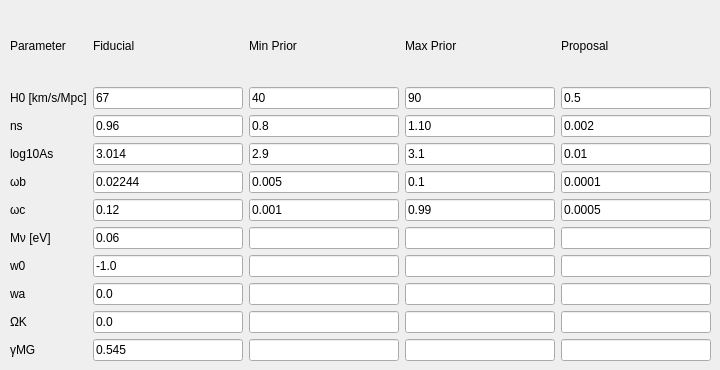
    <widget class="QWidget" name="tab_6">
     <attribute name="title">
      <string>Cosmological Parameters</string>
     </attribute>
     <widget class="QWidget" name="layoutWidget_2">
      <property name="geometry">
       <rect>
        <x>10</x>
        <y>10</y>
        <width>701</width>
        <height>351</height>
       </rect>
      </property>
      <layout class="QGridLayout" name="gridLayout_5">
       <item row="0" column="0">
        <widget class="QLabel" name="label_53">
         <property name="text">
          <string>Parameter</string>
         </property>
        </widget>
       </item>
       <item row="0" column="1">
        <widget class="QLabel" name="label_54">
         <property name="text">
          <string>Fiducial</string>
         </property>
        </widget>
       </item>
       <item row="0" column="2">
        <widget class="QLabel" name="label_55">
         <property name="text">
          <string>Min Prior</string>
         </property>
        </widget>
       </item>
       <item row="0" column="3">
        <widget class="QLabel" name="label_56">
         <property name="text">
          <string>Max Prior</string>
         </property>
        </widget>
       </item>
       <item row="0" column="4">
        <widget class="QLabel" name="label_57">
         <property name="text">
          <string>Proposal</string>
         </property>
        </widget>
       </item>
       <item row="1" column="0">
        <widget class="QLabel" name="label_13">
         <property name="text">
          <string>H0 [km/s/Mpc]</string>
         </property>
        </widget>
       </item>
       <item row="1" column="1">
        <widget class="QLineEdit" name="cosmo_h_fiducial">
         <property name="text">
          <string>67</string>
         </property>
        </widget>
       </item>
       <item row="1" column="2">
        <widget class="QLineEdit" name="cosmo_h_min">
         <property name="text">
          <string>40</string>
         </property>
        </widget>
       </item>
       <item row="1" column="3">
        <widget class="QLineEdit" name="cosmo_h_max">
         <property name="text">
          <string>90</string>
         </property>
        </widget>
       </item>
       <item row="1" column="4">
        <widget class="QLineEdit" name="cosmo_h_proposal">
         <property name="text">
          <string>0.5</string>
         </property>
        </widget>
       </item>
       <item row="2" column="0">
        <widget class="QLabel" name="label_58">
         <property name="text">
          <string>ns</string>
         </property>
        </widget>
       </item>
       <item row="2" column="1">
        <widget class="QLineEdit" name="cosmo_ns_fiducial">
         <property name="text">
          <string>0.96</string>
         </property>
        </widget>
       </item>
       <item row="2" column="2">
        <widget class="QLineEdit" name="cosmo_ns_min">
         <property name="text">
          <string>0.8</string>
         </property>
        </widget>
       </item>
       <item row="2" column="3">
        <widget class="QLineEdit" name="cosmo_ns_max">
         <property name="text">
          <string>1.10</string>
         </property>
        </widget>
       </item>
       <item row="2" column="4">
        <widget class="QLineEdit" name="cosmo_ns_proposal">
         <property name="text">
          <string>0.002</string>
         </property>
        </widget>
       </item>
       <item row="3" column="0">
        <widget class="QLabel" name="label_59">
         <property name="text">
          <string>log10As</string>
         </property>
        </widget>
       </item>
       <item row="3" column="1">
        <widget class="QLineEdit" name="cosmo_log10As_fiducial">
         <property name="text">
          <string>3.014</string>
         </property>
        </widget>
       </item>
       <item row="3" column="2">
        <widget class="QLineEdit" name="cosmo_log10As_min">
         <property name="text">
          <string>2.9</string>
         </property>
        </widget>
       </item>
       <item row="3" column="3">
        <widget class="QLineEdit" name="cosmo_log10As_max">
         <property name="text">
          <string>3.1</string>
         </property>
        </widget>
       </item>
       <item row="3" column="4">
        <widget class="QLineEdit" name="cosmo_log10As_proposal">
         <property name="text">
          <string>0.01</string>
         </property>
        </widget>
       </item>
       <item row="4" column="0">
        <widget class="QLabel" name="label_60">
         <property name="text">
          <string>ωb</string>
         </property>
        </widget>
       </item>
       <item row="4" column="1">
        <widget class="QLineEdit" name="cosmo_omegab_fiducial">
         <property name="text">
          <string>0.02244</string>
         </property>
        </widget>
       </item>
       <item row="4" column="2">
        <widget class="QLineEdit" name="cosmo_omegab_min">
         <property name="text">
          <string>0.005</string>
         </property>
        </widget>
       </item>
       <item row="4" column="3">
        <widget class="QLineEdit" name="cosmo_omegab_max">
         <property name="text">
          <string>0.1</string>
         </property>
        </widget>
       </item>
       <item row="4" column="4">
        <widget class="QLineEdit" name="cosmo_omegab_proposal">
         <property name="text">
          <string>0.0001</string>
         </property>
        </widget>
       </item>
       <item row="5" column="0">
        <widget class="QLabel" name="label_61">
         <property name="text">
          <string>ωc</string>
         </property>
        </widget>
       </item>
       <item row="5" column="1">
        <widget class="QLineEdit" name="cosmo_omegac_fiducial">
         <property name="text">
          <string>0.12</string>
         </property>
        </widget>
       </item>
       <item row="5" column="2">
        <widget class="QLineEdit" name="cosmo_omegac_min">
         <property name="text">
          <string>0.001</string>
         </property>
        </widget>
       </item>
       <item row="5" column="3">
        <widget class="QLineEdit" name="cosmo_omegac_max">
         <property name="text">
          <string>0.99</string>
         </property>
        </widget>
       </item>
       <item row="5" column="4">
        <widget class="QLineEdit" name="cosmo_omegac_proposal">
         <property name="text">
          <string>0.0005</string>
         </property>
        </widget>
       </item>
       <item row="6" column="0">
        <widget class="QLabel" name="label_62">
         <property name="text">
          <string>Mν [eV]</string>
         </property>
        </widget>
       </item>
       <item row="6" column="1">
        <widget class="QLineEdit" name="cosmo_Mnu_fiducial">
         <property name="text">
          <string>0.06</string>
         </property>
        </widget>
       </item>
       <item row="6" column="2">
        <widget class="QLineEdit" name="cosmo_Mnu_min">
         <property name="text">
          <string/>
         </property>
        </widget>
       </item>
       <item row="6" column="3">
        <widget class="QLineEdit" name="cosmo_Mnu_max">
         <property name="text">
          <string/>
         </property>
        </widget>
       </item>
       <item row="6" column="4">
        <widget class="QLineEdit" name="cosmo_Mnu_proposal">
         <property name="text">
          <string/>
         </property>
        </widget>
       </item>
       <item row="7" column="0">
        <widget class="QLabel" name="label_63">
         <property name="text">
          <string>w0</string>
         </property>
        </widget>
       </item>
       <item row="7" column="1">
        <widget class="QLineEdit" name="cosmo_w0_fiducial">
         <property name="text">
          <string>-1.0</string>
         </property>
        </widget>
       </item>
       <item row="7" column="2">
        <widget class="QLineEdit" name="cosmo_w0_min">
         <property name="text">
          <string/>
         </property>
        </widget>
       </item>
       <item row="7" column="3">
        <widget class="QLineEdit" name="cosmo_w0_max">
         <property name="text">
          <string/>
         </property>
        </widget>
       </item>
       <item row="7" column="4">
        <widget class="QLineEdit" name="cosmo_w0_proposal">
         <property name="text">
          <string/>
         </property>
        </widget>
       </item>
       <item row="8" column="0">
        <widget class="QLabel" name="label_64">
         <property name="text">
          <string>wa</string>
         </property>
        </widget>
       </item>
       <item row="8" column="1">
        <widget class="QLineEdit" name="cosmo_wa_fiducial">
         <property name="text">
          <string>0.0</string>
         </property>
        </widget>
       </item>
       <item row="8" column="2">
        <widget class="QLineEdit" name="cosmo_wa_min">
         <property name="text">
          <string/>
         </property>
        </widget>
       </item>
       <item row="8" column="3">
        <widget class="QLineEdit" name="cosmo_wa_max">
         <property name="text">
          <string/>
         </property>
        </widget>
       </item>
       <item row="8" column="4">
        <widget class="QLineEdit" name="cosmo_wa_proposal">
         <property name="text">
          <string/>
         </property>
        </widget>
       </item>
       <item row="9" column="0">
        <widget class="QLabel" name="label_65">
         <property name="text">
          <string>ΩK</string>
         </property>
        </widget>
       </item>
       <item row="9" column="1">
        <widget class="QLineEdit" name="cosmo_OmegaK_fiducial">
         <property name="text">
          <string>0.0</string>
         </property>
        </widget>
       </item>
       <item row="9" column="2">
        <widget class="QLineEdit" name="cosmo_OmegaK_min">
         <property name="text">
          <string/>
         </property>
        </widget>
       </item>
       <item row="9" column="3">
        <widget class="QLineEdit" name="cosmo_OmegaK_max">
         <property name="text">
          <string/>
         </property>
        </widget>
       </item>
       <item row="9" column="4">
        <widget class="QLineEdit" name="cosmo_OmegaK_proposal">
         <property name="text">
          <string/>
         </property>
        </widget>
       </item>
       <item row="10" column="0">
        <widget class="QLabel" name="label_66">
         <property name="text">
          <string>γMG</string>
         </property>
        </widget>
       </item>
       <item row="10" column="1">
        <widget class="QLineEdit" name="cosmo_gammaMG_fiducial">
         <property name="text">
          <string>0.545</string>
         </property>
        </widget>
       </item>
       <item row="10" column="2">
        <widget class="QLineEdit" name="cosmo_gammaMG_min">
         <property name="text">
          <string/>
         </property>
        </widget>
       </item>
       <item row="10" column="3">
        <widget class="QLineEdit" name="cosmo_gammaMG_max">
         <property name="text">
          <string/>
         </property>
        </widget>
       </item>
       <item row="10" column="4">
        <widget class="QLineEdit" name="cosmo_gammaMG_proposal">
         <property name="text">
          <string/>
         </property>
        </widget>
       </item>
      </layout>
     </widget>
    </widget>
